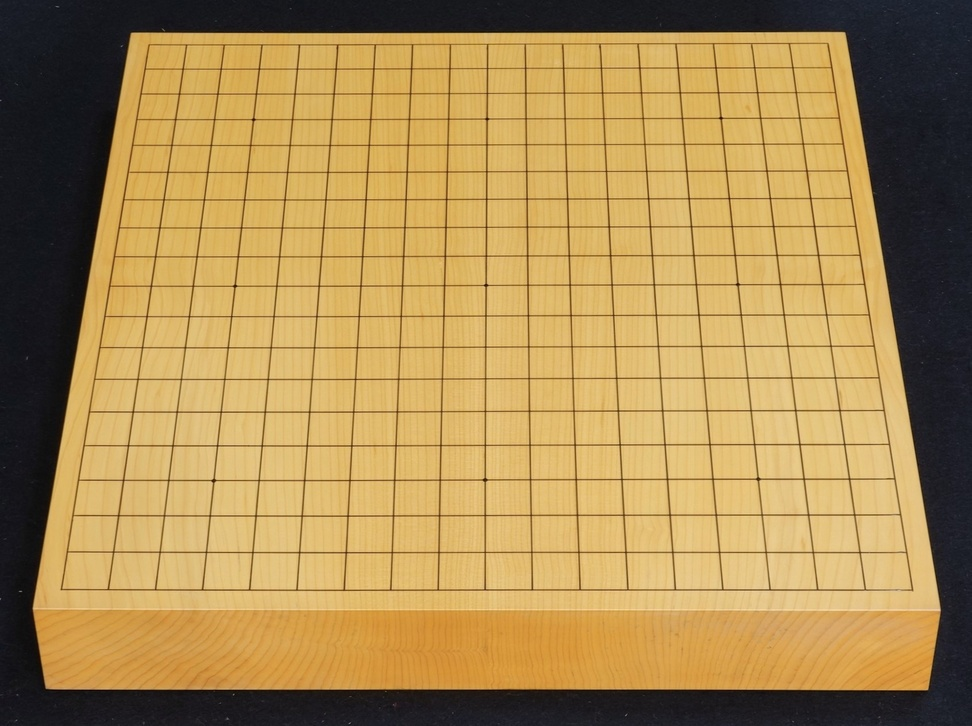
#> input picture images/diag_board2.jpg, 972 x 726 px, shrunk from 1690 x 1263 before the run
$ python detect_board.py
#> lines starting #> are read from the running program, lines starting #| are printed output that depends on the picture; after the words box and inside, x2 and y2 are one past the last pixel; in counts of white or black regions, pixels touching at a corner belong together
import cv2
from cv2 import erode
import numpy as np

image = cv2.imread("images/diag_board2.jpg")
#> image is the input picture: shape (726, 972, 3); mean B, G, R 83.3, 140.1, 170.7
# image = cv2.blur(image, (3, 3))

neiborhood = np.array([[1, 1, 1], [1, 1, 1], [1, 1, 1]])

gray = cv2.cvtColor(image, cv2.COLOR_BGR2GRAY)
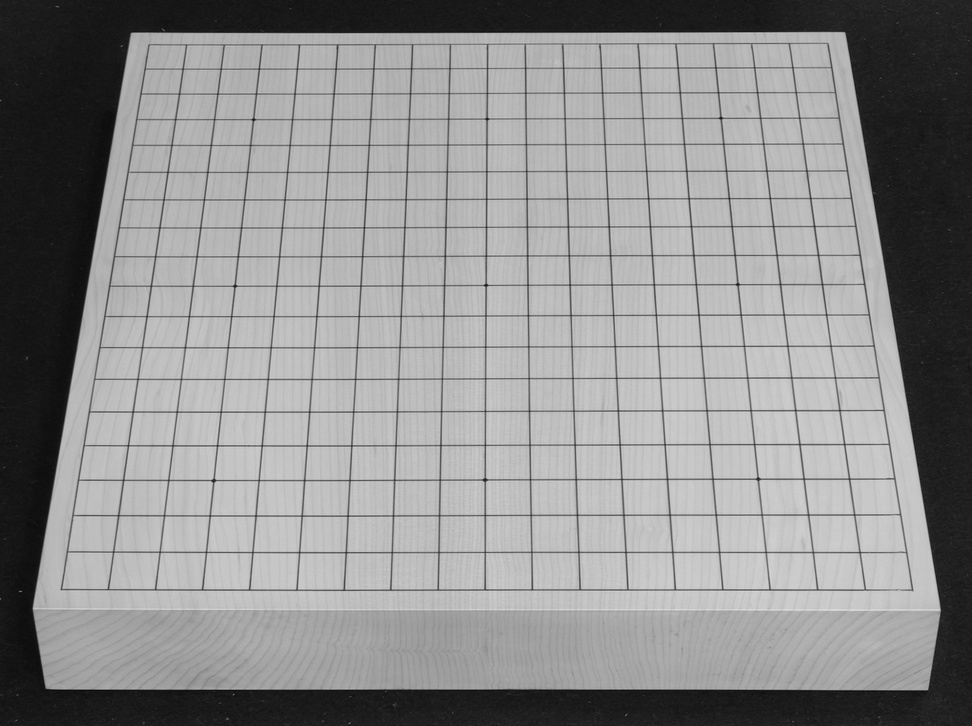
#> gray: shape (726, 972); min 5, max 219, mean 142.8
# gray2 = cv2.bitwise_not(gray)
# ret, split = cv2.threshold(gray2, 80, 255, cv2.THRESH_BINARY)
split = cv2.Canny(gray, 30, 300, L2gradient=True)
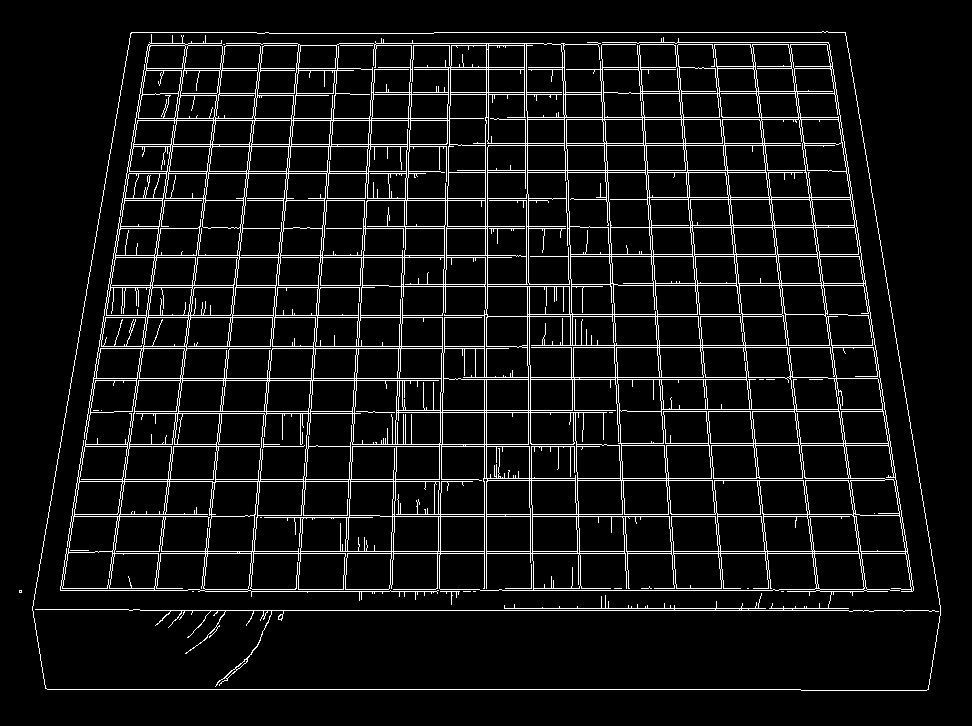
#> split: shape (726, 972); 7.6% white in thin lines or dots, all inside (x1, y1, x2, y2) = (19, 31, 941, 691)
dilate_image = cv2.dilate(split, neiborhood, iterations=2)
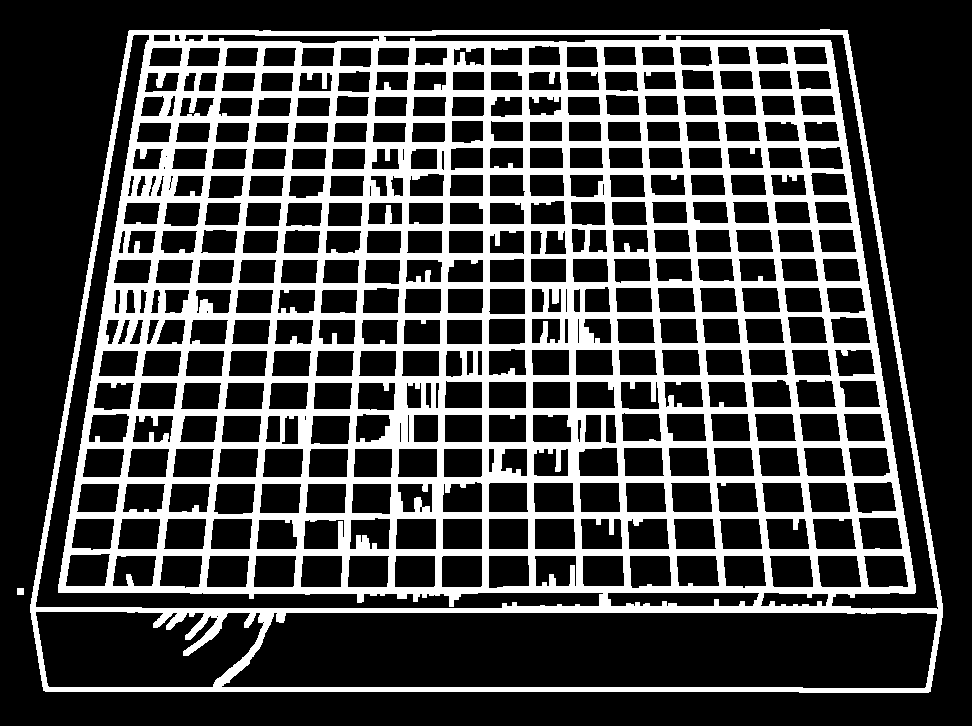
#> dilate_image: shape (726, 972); 27.6% white; 2 white regions, box (x1, y1, x2, y2) and area: (30, 29, 943, 693) 194824, (17, 588, 24, 595) 49
erode_image = cv2.erode(dilate_image,neiborhood,iterations=3)
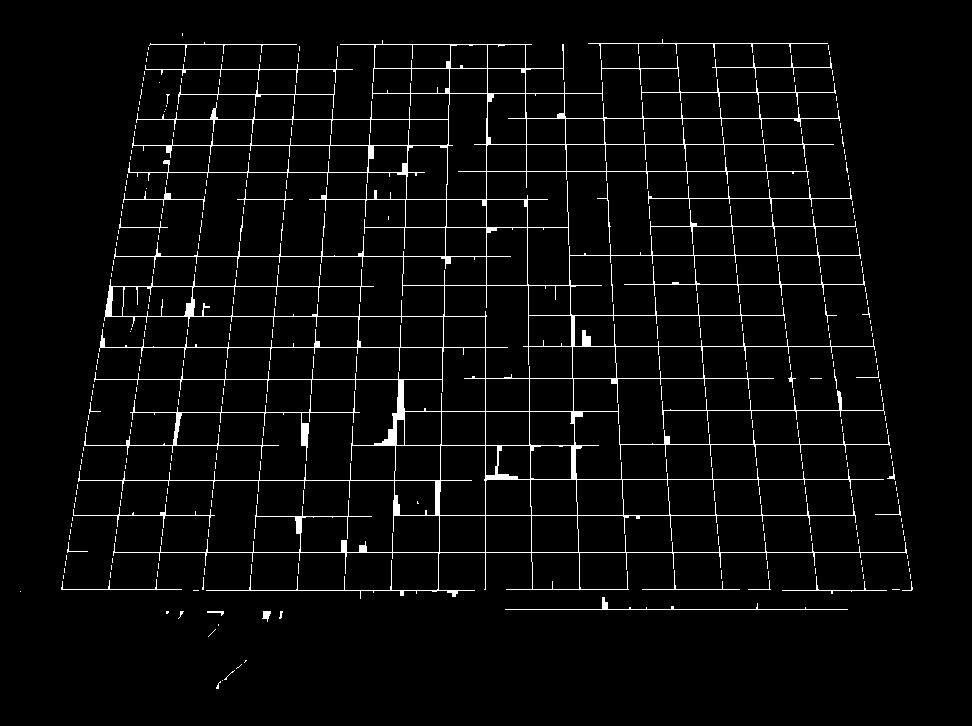
#> erode_image: shape (726, 972); 3.8% white in thin lines or dots, all inside (x1, y1, x2, y2) = (20, 33, 913, 689)

lines = cv2.HoughLinesP(
    erode_image, rho=1, theta=np.pi / 360, threshold=50, minLineLength=len(image[0]) // 10, maxLineGap=len(image[0]) // 20
)
#> lines = 85 rows, first 6: [67, 552, 906, 552], [73, 515, 900, 515], [114, 256, 860, 256], [636, 43, 676, 609], [84, 445, 620, 445], [100, 346, 874, 346]

print(lines)
#> (printed output is left out)

for line in lines:
    x1, y1, x2, y2 = line[0]

    red_line_img = cv2.line(image, (x1, y1), (x2, y2), (0, 0, 255), 3)
#> this loop made 85 passes
#> (x1, y1, x2, y2) on passes 1 to 12: (67, 552, 906, 552), (73, 515, 900, 515), (114, 256, 860, 256), (636, 43, 676, 609), (84, 445, 620, 445), (100, 346, 874, 346), (78, 480, 622, 480), (78, 479, 894, 479), (100, 347, 615, 347), (61, 589, 912, 589), (132, 145, 843, 145), (105, 315, 869, 315)
#> pass 3, `red_line_img = cv2.line(image, (x1, y1), (x2, y2), (0, 0, 255), 3)`:
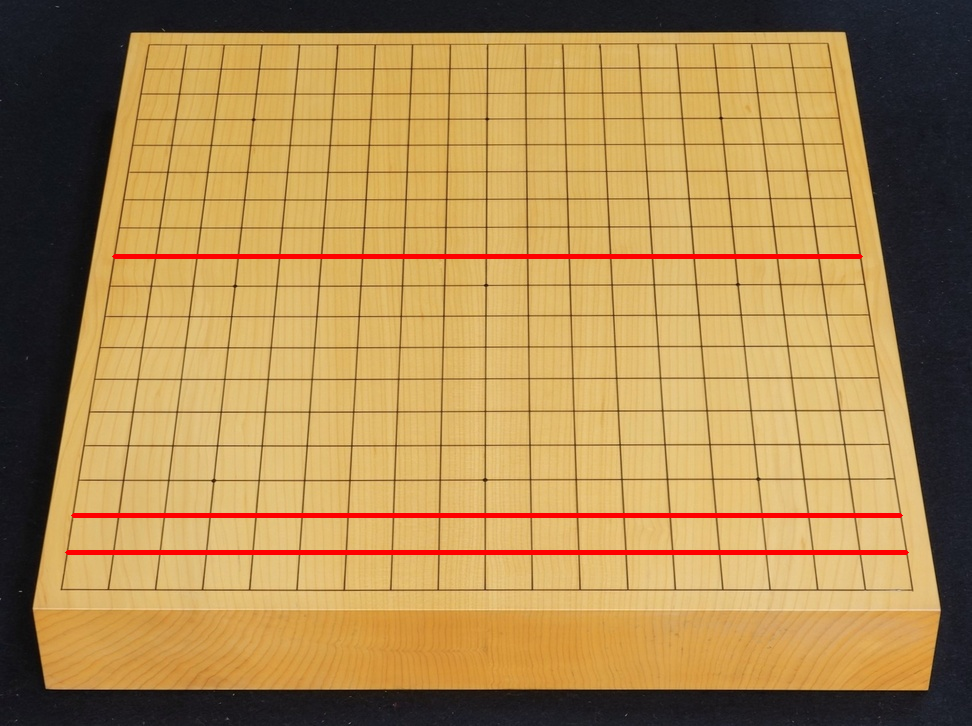
#> red_line_img: shape (726, 972, 3); mean B, G, R 81.7, 137.4, 171.7
#> after the loop:
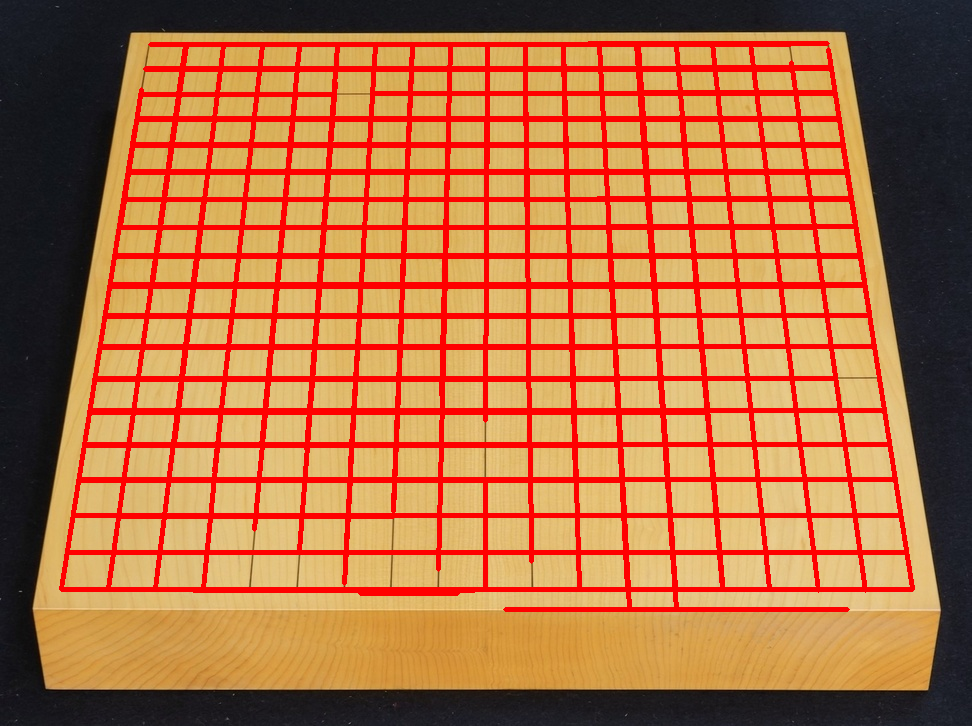
#> image: shape (726, 972, 3); 18.09% of pixels changed, all inside (x1, y1, x2, y2) = (59, 41, 915, 612)

cv2.imshow("line", red_line_img)
cv2.waitKey()

$ run again, with images/up_board.jpg copied over images/diag_board2.jpg
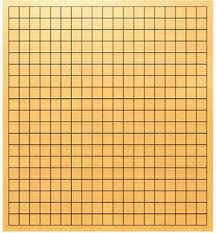
#> input picture images/up_board.jpg, 216 x 233 px
#> image is the input picture: shape (233, 216, 3); mean B, G, R 113.6, 186, 229.2
#> `split = cv2.Canny(gray, 30, 300, L2gradient=True)`:
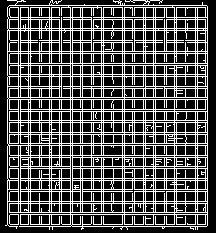
#> split: shape (233, 216); 30% white in thin lines or dots
#> dilate_image: shape (233, 216); 83% white; 337 black regions (242 under 20 px), largest, box (x1, y1, x2, y2) and area: (0, 0, 216, 233) 3252, (64, 0, 111, 3) 136, (165, 0, 200, 3) 105
#> erode_image: shape (233, 216); 23.6% white; 1 white region, box (x1, y1, x2, y2) and area: (8, 0, 207, 229) 11898
#> lines = 59 rows, first 6: [123, 226, 123, 0], [60, 225, 60, 0], [144, 225, 144, 0], [196, 228, 196, 6], [71, 225, 71, 6], [175, 225, 175, 6]
#> (printed output is left out)
#> the loop `for line in lines:` made 59 passes
#> after the loop `for line in lines:`:
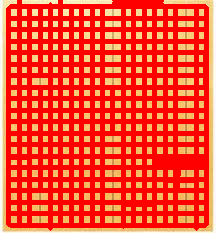
#> image: shape (233, 216, 3); mean B, G, R 46.8, 74, 251.2
